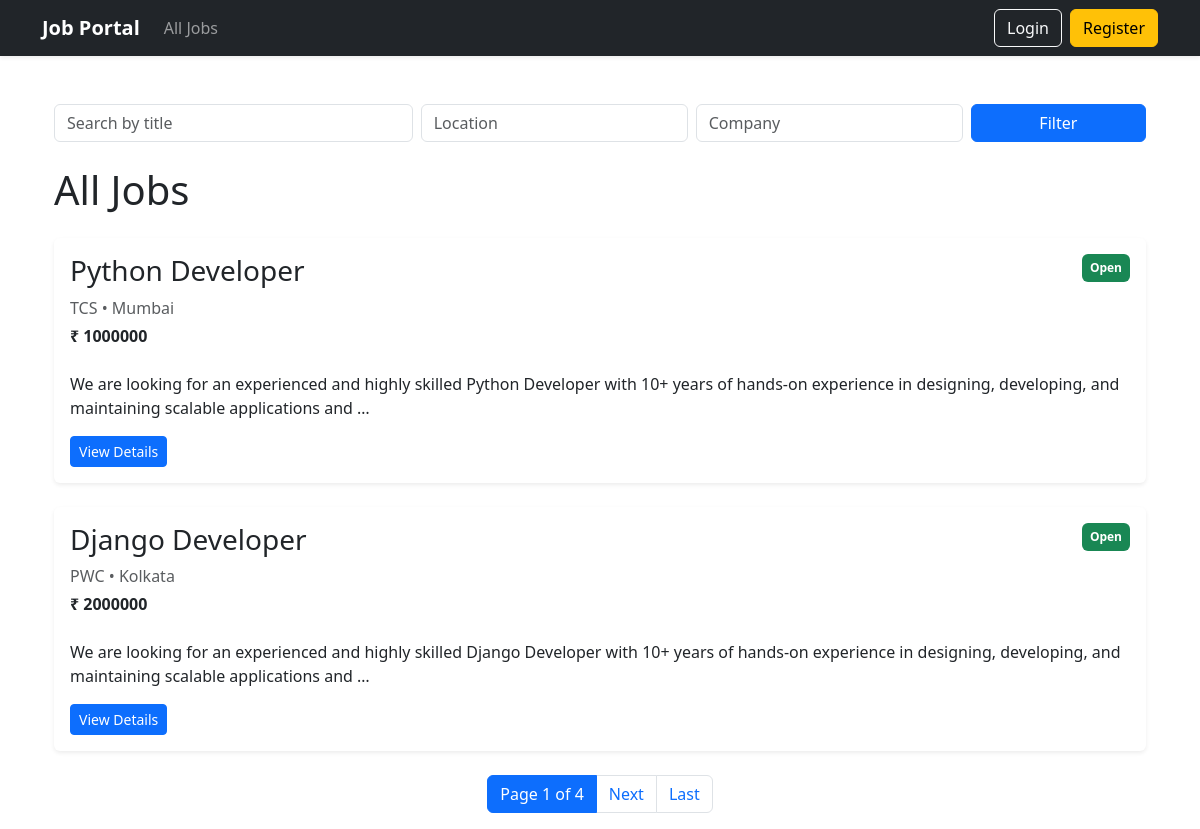
Screenshot of /jobs/ with the database file from the repository.
### jobs/models.py (models this page shows, shortened)
class Job(models.Model):
    posted_by = models.ForeignKey(
        User, on_delete=models.CASCADE, related_name="posted_jobs", null=True
    )
    title = models.CharField(max_length=200)
    company_name = models.CharField(max_length=200)
    location = models.CharField(max_length=200)
    salary = models.CharField(max_length=100)
    description = models.TextField()
    saved_by = models.ManyToManyField(User, related_name="saved_jobs", blank=True)
    created_at = models.DateTimeField(auto_now_add=True)

### jobs/views.py (the view)
# urls.py: path("", views.JobListView.as_view(), name="job_list"),
class JobListView(ListView):
    model = Job
    template_name = "jobs/job_list.html"
    context_object_name = "jobs"
    paginate_by = 2
    def get_queryset(self):
        queryset = super().get_queryset()
        keyword = self.request.GET.get("keyword")
        location = self.request.GET.get("location")
        company = self.request.GET.get("company")
        if keyword:
            queryset = queryset.filter(title__icontains=keyword)
        if location:
            queryset = queryset.filter(location__icontains=location)
        if company:
            queryset = queryset.filter(company_name__icontains=company)
        return queryset
    def get_context_data(self, **kwargs):
        context = super().get_context_data(**kwargs)
        saved_job_ids = []
        if self.request.user.is_authenticated:
            saved_job_ids = self.request.user.saved_jobs.values_list("id", flat=True)
        context["saved_job_ids"] = saved_job_ids
        return context

### jobs/templates/jobs/job_list.html (shortened to what this page needs)
{% extends "base.html" %}
{% block content %}
<div class="container mt-5">
<form method="GET" class="mb-4">
    <div class="row g-2">
        <div class="col-md-4">
            <input
                type="text"
                name="keyword"
                class="form-control"
                placeholder="Search by title"
                value="{{ request.GET.keyword }}"
            >
        </div>
        <div class="col-md-3">
            <input
                type="text"
                name="location"
                class="form-control"
                placeholder="Location"
                value="{{ request.GET.location }}"
            >
        </div>
        <div class="col-md-3">
            <input
                type="text"
                name="company"
                class="form-control"
                placeholder="Company"
                value="{{ request.GET.company }}"
            >
        </div>
        <div class="col-md-2">
            <button
                type="submit"
                class="btn btn-primary w-100">
                Filter
            </button>
        </div>
    </div>
</form>
    <h1 class="mb-4">
        All Jobs
    </h1>
    {% for job in jobs %}
        <div class="card shadow-sm mb-4 border-0">
            <div class="card-body">
                <div class="d-flex justify-content-between align-items-start">
                    <div>
                        <h3 class="mb-2">
                            {{ job.title }}
                        </h3>
                        <p class="text-muted mb-1">
                            {{ job.company_name }}
                            •
                            {{ job.location }}
                        </p>
                        <p class="fw-bold mb-2">
                            ₹ {{ job.salary }}
                        </p>
                    </div>
                    <div>
                        <span class="badge bg-success p-2">
                            Open
                        </span>
                    </div>
                </div>
                <p class="mt-3">
                    {{ job.description|truncatewords:25 }}
                </p>
                <div class="d-flex gap-2 flex-wrap mt-3">
                    <a
                        href="{% url 'job_detail' pk=job.id %}"
                        class="btn btn-primary btn-sm">
                        View Details
                    </a>
                </div>
            </div>
        </div>
    {% empty %}
        <div class="alert alert-info">
            No jobs available.
        </div>
    {% endfor %}
{% if is_paginated %}
    <nav class="mt-4">
        <ul class="pagination justify-content-center">
            <li class="page-item active">
                <span class="page-link">
                    Page {{ page_obj.number }}
                    of
                    {{ page_obj.paginator.num_pages }}
                </span>
            </li>
            {% if page_obj.has_next %}
                <li class="page-item">
                    <a
                        class="page-link"
                        href="?page={{ page_obj.next_page_number }}">
                        Next
                    </a>
                </li>
                <li class="page-item">
                    <a
                        class="page-link"
                        href="?page={{ page_obj.paginator.num_pages }}">
                        Last
                    </a>
                </li>
            {% endif %}
        </ul>
    </nav>
{% endif %}
</div>
{% endblock %}

### rows the page displays
Job: title "Python Developer", company_name "TCS", location "Mumbai", salary "1000000", description "We are looking for an experienced and highly skilled Python Developer with 10+ years of hands-on experience in designing, developing, and maintaining scalable applications and …"
Job: title "Django Developer", company_name "PWC", location "Kolkata", salary "2000000", description "We are looking for an experienced and highly skilled Django Developer with 10+ years of hands-on experience in designing, developing, and maintaining scalable applications and …"

### other values shown
{{ page_obj.number }} "1"
{{ page_obj.paginator.num_pages }} "4"
